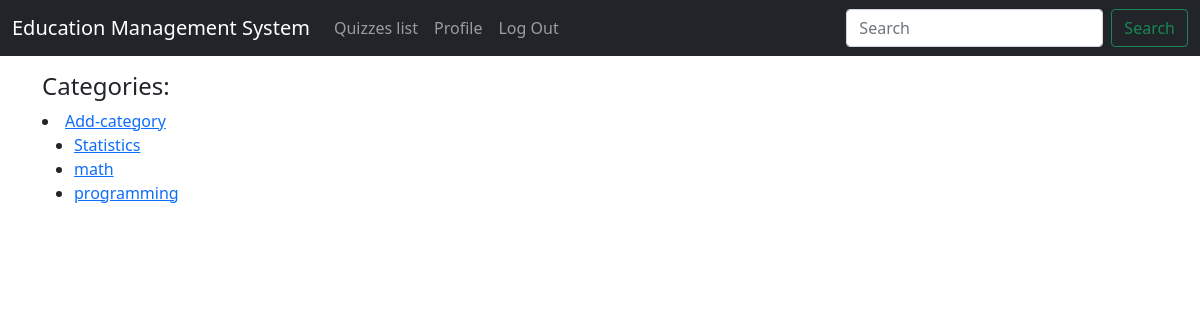
The page /quizzes/categories/ (signed in) on the database its author committed.
### quizzes/models.py (models this page shows, shortened)
class Category(models.Model):
    category = models.CharField(max_length=200)

### accounts/decorators.py (the view)
    def wrapper_func(request,*args,**kwargs):
        group=None
        if request.user.groups.exists():
            group=request.user.groups.all()[0].name
        if group == 'students':
            return redirect('pages:home')
        if group == 'staff':
            return view_func(request,*args,**kwargs)

### quizzes/views.py (called while the page is built)
@login_required
@admin_only
def admin_category_list_view(request):
    categories=Category.objects.all()
    context={
        "categories":categories,
    }
    return render(request,"staff/category_list.html",context)

### templates/staff/category_list.html
{% extends "base.html" %}
{% block content %}
    <h4>Categories: </h4>
    <li><a href="{% url 'quizzes:create_category' %}">Add-category</a></li>
    <ul>
    {% for cat in categories %}
        <li><a href="{% url 'quizzes:edit_category' cat.id %}">{{ cat.category }}</a></li>
    {% endfor %}
    </ul>
{% endblock content %}

### rows shown on the page
Category: category "Statistics"
Category: category "math"
Category: category "programming"
